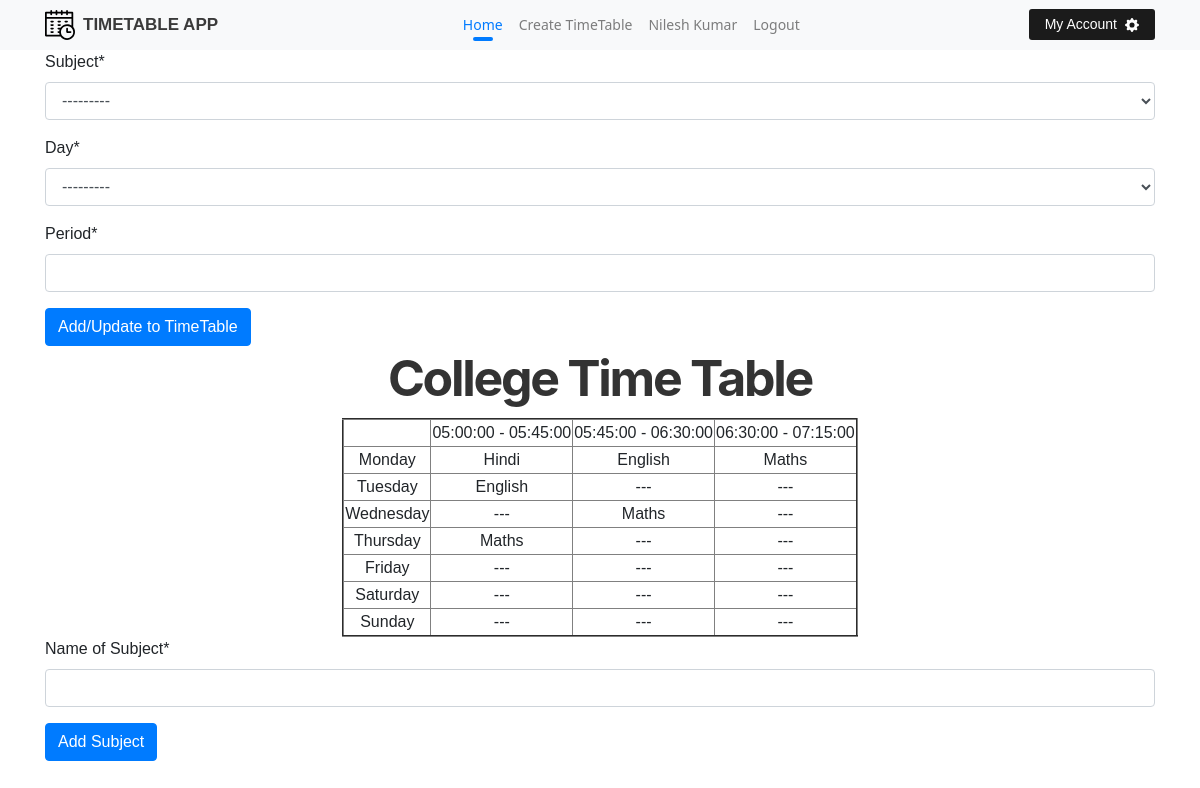
The app's page /edit/1 (signed in) with its own data.
### timetable/models.py (models this page shows, shortened)
class TimeTable(models.Model):
    name = models.CharField(max_length=30)
    duration_of_each_lec = models.IntegerField()
    day_off = models.IntegerField(choices = DayChoice.choices, null=True, blank=True)
    starts_at = models.TimeField(auto_now=False, auto_now_add=False)
    user = models.ForeignKey(settings.AUTH_USER_MODEL, on_delete=models.CASCADE, related_name='all_timetable')
    no_of_lec = models.IntegerField(validators=[MinValueValidator(2), MaxValueValidator(14)])

class Subject(models.Model):
    name_of_sub = models.CharField(max_length=30)
    user = models.ForeignKey(settings.AUTH_USER_MODEL, on_delete=models.CASCADE, related_name='all_sub')
    def __str__(self):
        return f'{self.name_of_sub}'

### timetable/views.py (the view, shortened to what this page needs)
# urls.py: path('edit/<int:id>', views.edit, name='edit'),
def edit(request, id):
    this_timetable = request.user.all_timetable.filter(id=id)[0]
    time_head = list()
    starts_at = this_timetable.starts_at
    for _ in range(this_timetable.no_of_lec):
        n_dtime = datetime.combine(date.today(), starts_at) + timedelta(minutes=this_timetable.duration_of_each_lec)
        time_head.append(f'{starts_at} - {n_dtime.time()}')
        starts_at = n_dtime.time()
    list_tt = [[None for _ in range(this_timetable.no_of_lec)] for _ in range(7)]
    for cell in this_timetable.sub_cell.all():
        list_tt[cell.day][cell.period] = cell.subject.name_of_sub
    all_days = [DayChoice(j).label for j in range(7)]
    mylist = zip(list_tt, all_days)
    ctx = {'id': id, 'mylist': mylist, 'time_head': time_head}
    subform = SubjectForm()
    ctx['subform'] = subform
    cellform = SubjectCellForm()
    all_subjects = Subject.objects.filter(user = request.user.id)
    ctx['all_subjects'] = all_subjects
    ctx['cellform'] = cellform
    ctx['title'] = this_timetable.name
    return render(request, 'timetable/edit.html', ctx)

### timetable/forms.py
class SubjectForm(forms.ModelForm):
    class Meta:
        model = Subject
        fields = ['name_of_sub']
        labels = {
            'name_of_sub': 'Name of Subject'
        }

class SubjectCellForm(forms.ModelForm):
    class Meta:
        model = SubjectCell
        fields = ['subject', 'day', 'period']

### timetable/templates/timetable/edit.html (shortened to what this page needs)
{% extends 'timetable/base.html' %}
{% load crispy_forms_tags %}
{% block body %}
    <div class="container">
        <form action="{% url 'timetable:edit' id %}" method="POST">
            {{ cellform|crispy }}
            <input class="btn btn-primary" type="submit" name="cell" value="Add/Update to TimeTable">
        </form>
        <h1 class="text-center">{{ title }}</h1>
        <table border="2" cellspacing="3" align="center">
        <tr>
        <td align="center">
        {% for time in time_head %}
        <td>{{ time }}
        {% endfor %}
        </tr>
        {% for day, day_name in mylist %}
            <tr>
            <td align="center">{{ day_name }}
            {% for lec in day %}
            <td align="center">{% if lec is none %}---{% else %}{{ lec }}{% endif %}<br>
            {% endfor %}
            </tr>
        {% endfor %}
        </table>
        <form action="{% url 'timetable:edit' id %}" method="POST">
            {{ subform|crispy }}
            <input class='btn btn-primary' type="submit" name="subjec" value="Add Subject">
        </form>
    </div>
{% endblock body %}

### timetable/templates/timetable/base.html (shortened to what this page needs)
{% load static %}
<!DOCTYPE html>
<html lang="en">
<head>
    <link rel="stylesheet" href="{% static 'timetable/css/bootstrap.min.css' %}">
    <link rel="stylesheet" href="{% static 'timetable/css/style.css' %}">
</head>
<body>
    {% block navbar %}
    <nav class="navbar navbar-expand-lg navbar-light bg-light">
        <div class="container">
            <a class="navbar-brand" href="{% url 'timetable:index' %}">
                TimeTable App
            </a>
            <div class="collapse navbar-collapse" id="navbarSupportedContent">
                <ul class="navbar-nav mx-auto">
                <li class="nav-item active">
                    <a class="nav-link" href="#">Home <span class="sr-only">(current)</span></a>
                </li>
                <li class="nav-item">
                    <a class="nav-link myBtn" href="javascript:void(0)">Create TimeTable <span class="sr-only">(current)</span></a>
                </li>
                {% if user.is_authenticated %}
                <li class="nav-item">
                    <a class="nav-link" href="">{{ user.get_full_name }} <span class="sr-only">(current)</span></a>
                </li>
                <li class="nav-item">
                    <a class="nav-link" href="{% url 'logout'%}">Logout <span class="sr-only">(current)</span></a>
                </li>
                {% endif %}
                </ul>
            </div>
            <div class="navbar-right ml-auto">
                <div class="drop-down">
                  <button class="drop-btn">My Account </button>
                </div>
            </div>
        </div>
    </nav>
    {% endblock navbar %}
    {% block body %}
    {% endblock %}
</body>
</html>

### timetable/static/timetable/css/style.css (style rules this page uses)
body { font-family: Arial, Helvetica, sans-serif; min-height: 720px; }
h1 { font-family: Circular,-apple-system,BlinkMacSystemFont,Roboto,Helvetica Neue,sans-serif !important; font-weight: 700; color: #333333; letter-spacing: -2.3px; line-height: 64px; font-size: 50px; }
.navbar { background-color: rgb(46, 46, 46); padding: 0.3rem; }
.navbar .navbar-brand { font-weight: 600; display: flex; align-items: center; font-size: 17px; text-transform: uppercase; font-family: sans-serif; color: #3a3a3a; }
.navbar .nav-link { padding: 0.5rem 1rem; font-size: 14px; font-family: 'Segoe UI', Tahoma, Geneva, Verdana, sans-serif; font-weight: 500; transition: ease-in 0.3s; position: relative; }
.navbar .active { position: relative; }
.navbar .active .nav-link { color: #007bff !important; }
.navbar .active::after,.navbar .nav-link::after { position: absolute; content: ''; height: 4px; bottom: 2px; left: 50%; width: 0px; background-color: #007bff; border-radius: 100px; transition: ease-in 0.2s; }
.navbar .active::after { width: 20px; left: calc(50% - 10px); }
.navbar .nav-link::after { background-color: #000000b3; }
.navbar .drop-btn { color: #ffffff; background-color: #1b1b1b; padding: 5px 16px; border-radius: 3px; display: flex; align-items: center; font-size: 14px; border: none; cursor: pointer; }
.navbar .drop-down { position: relative; display: inline-block; }

### records on screen
TimeTable: name "College Time Table"
Subject: day "Hindi"
Subject: day "English" "English"
Subject: day "Maths" "Maths" "Maths"

### other values on screen
{{ user.get_full_name }} "Nilesh Kumar"
{{ time }} "05:00:00 - 05:45:00" "05:45:00 - 06:30:00" "06:30:00 - 07:15:00"
{{ day_name }} "Monday" "Tuesday" "Wednesday" "Thursday" "Friday" "Saturday" "Sunday"
